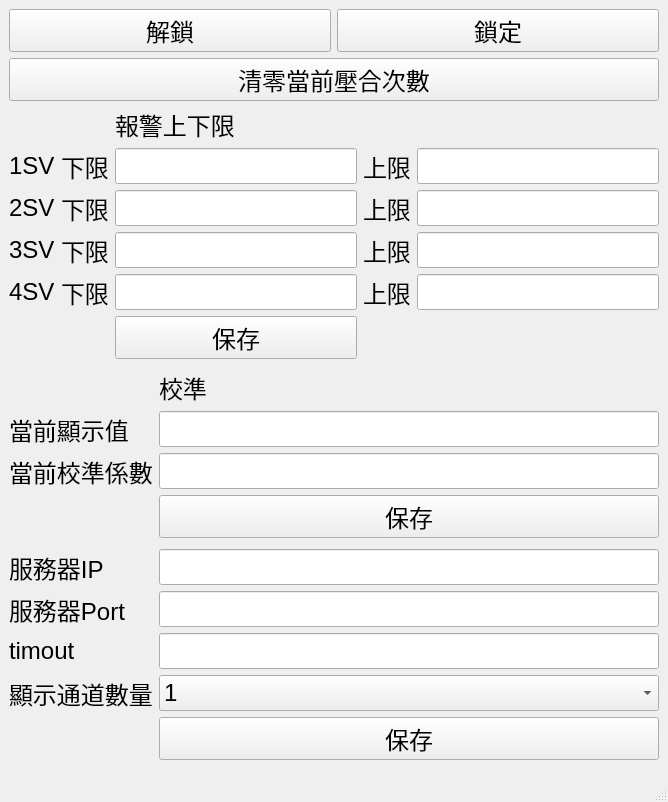
<?xml version="1.0" encoding="UTF-8"?>
<ui version="4.0">
 <class>MainWindow</class>
 <widget class="QMainWindow" name="MainWindow">
  <property name="geometry">
   <rect>
    <x>0</x>
    <y>0</y>
    <width>668</width>
    <height>703</height>
   </rect>
  </property>
  <property name="font">
   <font>
    <pointsize>18</pointsize>
   </font>
  </property>
  <property name="windowTitle">
   <string>MainWindow</string>
  </property>
  <widget class="QWidget" name="centralwidget">
   <layout class="QVBoxLayout" name="verticalLayout_2">
    <item>
     <layout class="QVBoxLayout" name="verticalLayout">
      <item>
       <layout class="QHBoxLayout" name="horizontalLayout">
        <item>
         <widget class="QPushButton" name="btn_unlock">
          <property name="text">
           <string>解鎖</string>
          </property>
         </widget>
        </item>
        <item>
         <widget class="QPushButton" name="btn_lock">
          <property name="text">
           <string>鎖定</string>
          </property>
         </widget>
        </item>
       </layout>
      </item>
      <item>
       <widget class="QPushButton" name="btn_ClearCurrentCount">
        <property name="font">
         <font>
          <pointsize>18</pointsize>
         </font>
        </property>
        <property name="text">
         <string>清零當前壓合次數</string>
        </property>
       </widget>
      </item>
      <item>
       <layout class="QGridLayout" name="gridLayout_SettingAlarmValue">
        <item row="5" column="3">
         <widget class="QPushButton" name="btn_SaveAlarmValue">
          <property name="text">
           <string>保存</string>
          </property>
         </widget>
        </item>
        <item row="1" column="1">
         <widget class="QLabel" name="lbl_Sensor_1SV_Lower">
          <property name="text">
           <string>下限</string>
          </property>
         </widget>
        </item>
        <item row="4" column="5">
         <widget class="QLineEdit" name="txt_Sensor_4SV_Upper"/>
        </item>
        <item row="3" column="1">
         <widget class="QLabel" name="lbl_Sensor_3SV_Lower">
          <property name="text">
           <string>下限</string>
          </property>
         </widget>
        </item>
        <item row="2" column="0">
         <widget class="QLabel" name="lbl_Sensor_2SV">
          <property name="text">
           <string>2SV</string>
          </property>
         </widget>
        </item>
        <item row="3" column="0">
         <widget class="QLabel" name="lbl_Sensor_3SV">
          <property name="text">
           <string>3SV</string>
          </property>
         </widget>
        </item>
        <item row="1" column="3">
         <widget class="QLineEdit" name="txt_Sensor_1SV_Lower"/>
        </item>
        <item row="4" column="0">
         <widget class="QLabel" name="lbl_Sensor_4SV">
          <property name="text">
           <string>4SV</string>
          </property>
         </widget>
        </item>
        <item row="4" column="3">
         <widget class="QLineEdit" name="txt_Sensor_4SV_Lower"/>
        </item>
        <item row="1" column="4">
         <widget class="QLabel" name="lbl_Sensor_1SV_Upper">
          <property name="text">
           <string>上限</string>
          </property>
         </widget>
        </item>
        <item row="3" column="4">
         <widget class="QLabel" name="lbl_Sensor_3SV_Upper">
          <property name="text">
           <string>上限</string>
          </property>
         </widget>
        </item>
        <item row="1" column="0">
         <widget class="QLabel" name="lbl_Sensor_1SV">
          <property name="text">
           <string>1SV</string>
          </property>
         </widget>
        </item>
        <item row="2" column="3">
         <widget class="QLineEdit" name="txt_Sensor_2SV_Lower"/>
        </item>
        <item row="4" column="1">
         <widget class="QLabel" name="lbl_Sensor_4SV_Lower">
          <property name="text">
           <string>下限</string>
          </property>
         </widget>
        </item>
        <item row="2" column="4">
         <widget class="QLabel" name="lbl_Sensor_2SV_Upper">
          <property name="text">
           <string>上限</string>
          </property>
         </widget>
        </item>
        <item row="4" column="4">
         <widget class="QLabel" name="lbl_Sensor_4SV_Upper">
          <property name="text">
           <string>上限</string>
          </property>
         </widget>
        </item>
        <item row="2" column="5">
         <widget class="QLineEdit" name="txt_Sensor_2SV_Upper"/>
        </item>
        <item row="0" column="3">
         <widget class="QLabel" name="label">
          <property name="text">
           <string>報警上下限</string>
          </property>
         </widget>
        </item>
        <item row="3" column="3">
         <widget class="QLineEdit" name="txt_Sensor_3SV_Lower"/>
        </item>
        <item row="1" column="5">
         <widget class="QLineEdit" name="txt_Sensor_1SV_Upper"/>
        </item>
        <item row="3" column="5">
         <widget class="QLineEdit" name="txt_Sensor_3SV_Upper"/>
        </item>
        <item row="2" column="1">
         <widget class="QLabel" name="lbl_Sensor_2SV_Lower">
          <property name="text">
           <string>下限</string>
          </property>
         </widget>
        </item>
       </layout>
      </item>
      <item>
       <layout class="QGridLayout" name="gridLayout_6">
        <property name="topMargin">
         <number>5</number>
        </property>
        <item row="4" column="0">
         <widget class="QLabel" name="lbl_CalibrationCoefficient">
          <property name="text">
           <string>當前校準係數</string>
          </property>
         </widget>
        </item>
        <item row="5" column="2">
         <widget class="QPushButton" name="btn_SaveCalibrationCoefficient">
          <property name="text">
           <string>保存</string>
          </property>
         </widget>
        </item>
        <item row="1" column="2">
         <widget class="QLineEdit" name="txt_CurrentPressure"/>
        </item>
        <item row="1" column="0">
         <widget class="QLabel" name="lbl_CurrentPressure">
          <property name="text">
           <string>當前顯示值</string>
          </property>
         </widget>
        </item>
        <item row="4" column="2">
         <widget class="QLineEdit" name="txt_CalibrationCoefficient"/>
        </item>
        <item row="0" column="2">
         <widget class="QLabel" name="label_2">
          <property name="text">
           <string>校準</string>
          </property>
         </widget>
        </item>
       </layout>
      </item>
      <item>
       <layout class="QGridLayout" name="gridLayout_3">
        <property name="topMargin">
         <number>5</number>
        </property>
        <item row="5" column="1">
         <widget class="QPushButton" name="btn_tcp_settings">
          <property name="text">
           <string>保存</string>
          </property>
         </widget>
        </item>
        <item row="0" column="1">
         <widget class="QLineEdit" name="txt_tcp_server_IP"/>
        </item>
        <item row="0" column="0">
         <widget class="QLabel" name="label_tcp_server_IP">
          <property name="text">
           <string>服務器IP</string>
          </property>
         </widget>
        </item>
        <item row="3" column="1">
         <widget class="QLineEdit" name="txt_timeout"/>
        </item>
        <item row="3" column="0">
         <widget class="QLabel" name="lbl_timeout">
          <property name="text">
           <string>timout</string>
          </property>
         </widget>
        </item>
        <item row="1" column="1">
         <widget class="QLineEdit" name="txt_tcp_server_port"/>
        </item>
        <item row="1" column="0">
         <widget class="QLabel" name="label_tcp_server_port">
          <property name="text">
           <string>服務器Port</string>
          </property>
         </widget>
        </item>
        <item row="4" column="0">
         <widget class="QLabel" name="lbl_channel_num">
          <property name="enabled">
           <bool>true</bool>
          </property>
          <property name="text">
           <string>顯示通道數量</string>
          </property>
         </widget>
        </item>
        <item row="4" column="1">
         <widget class="QComboBox" name="comboBox">
          <property name="enabled">
           <bool>true</bool>
          </property>
          <item>
           <property name="text">
            <string>1</string>
           </property>
          </item>
          <item>
           <property name="text">
            <string>2</string>
           </property>
          </item>
          <item>
           <property name="text">
            <string>3</string>
           </property>
          </item>
          <item>
           <property name="text">
            <string>4</string>
           </property>
          </item>
          <item>
           <property name="text">
            <string>0</string>
           </property>
          </item>
         </widget>
        </item>
       </layout>
      </item>
     </layout>
    </item>
   </layout>
  </widget>
  <widget class="QMenuBar" name="menubar">
   <property name="geometry">
    <rect>
     <x>0</x>
     <y>0</y>
     <width>668</width>
     <height>18</height>
    </rect>
   </property>
  </widget>
  <widget class="QStatusBar" name="statusbar"/>
 </widget>
 <resources/>
 <connections/>
</ui>
